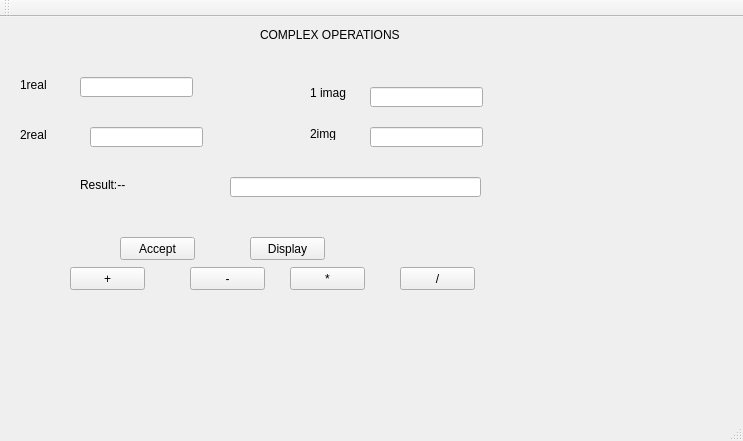
<?xml version="1.0" encoding="UTF-8"?>
<ui version="4.0">
 <class>complex</class>
 <widget class="QMainWindow" name="complex">
  <property name="geometry">
   <rect>
    <x>0</x>
    <y>0</y>
    <width>743</width>
    <height>441</height>
   </rect>
  </property>
  <property name="windowTitle">
   <string>complex</string>
  </property>
  <widget class="QWidget" name="centralWidget">
   <widget class="QLabel" name="label">
    <property name="geometry">
     <rect>
      <x>260</x>
      <y>10</y>
      <width>151</width>
      <height>16</height>
     </rect>
    </property>
    <property name="text">
     <string>COMPLEX OPERATIONS</string>
    </property>
   </widget>
   <widget class="QLabel" name="label_2">
    <property name="geometry">
     <rect>
      <x>20</x>
      <y>60</y>
      <width>91</width>
      <height>16</height>
     </rect>
    </property>
    <property name="text">
     <string>1real</string>
    </property>
   </widget>
   <widget class="QLabel" name="label_3">
    <property name="geometry">
     <rect>
      <x>310</x>
      <y>110</y>
      <width>46</width>
      <height>13</height>
     </rect>
    </property>
    <property name="text">
     <string>2img</string>
    </property>
   </widget>
   <widget class="QLabel" name="label_4">
    <property name="geometry">
     <rect>
      <x>20</x>
      <y>110</y>
      <width>91</width>
      <height>16</height>
     </rect>
    </property>
    <property name="text">
     <string>2real</string>
    </property>
   </widget>
   <widget class="QLabel" name="label_5">
    <property name="geometry">
     <rect>
      <x>310</x>
      <y>60</y>
      <width>46</width>
      <height>32</height>
     </rect>
    </property>
    <property name="text">
     <string>1 imag</string>
    </property>
   </widget>
   <widget class="QLineEdit" name="lineEdit">
    <property name="geometry">
     <rect>
      <x>80</x>
      <y>60</y>
      <width>113</width>
      <height>20</height>
     </rect>
    </property>
   </widget>
   <widget class="QLineEdit" name="lineEdit_2">
    <property name="geometry">
     <rect>
      <x>370</x>
      <y>70</y>
      <width>113</width>
      <height>20</height>
     </rect>
    </property>
   </widget>
   <widget class="QLineEdit" name="lineEdit_3">
    <property name="geometry">
     <rect>
      <x>90</x>
      <y>110</y>
      <width>113</width>
      <height>20</height>
     </rect>
    </property>
   </widget>
   <widget class="QLineEdit" name="lineEdit_4">
    <property name="geometry">
     <rect>
      <x>370</x>
      <y>110</y>
      <width>113</width>
      <height>20</height>
     </rect>
    </property>
   </widget>
   <widget class="QPushButton" name="pushButton">
    <property name="geometry">
     <rect>
      <x>120</x>
      <y>220</y>
      <width>75</width>
      <height>23</height>
     </rect>
    </property>
    <property name="text">
     <string>Accept</string>
    </property>
   </widget>
   <widget class="QPushButton" name="pushButton_2">
    <property name="geometry">
     <rect>
      <x>250</x>
      <y>220</y>
      <width>75</width>
      <height>23</height>
     </rect>
    </property>
    <property name="text">
     <string>Display</string>
    </property>
   </widget>
   <widget class="QPushButton" name="pushButton_3">
    <property name="geometry">
     <rect>
      <x>70</x>
      <y>250</y>
      <width>75</width>
      <height>23</height>
     </rect>
    </property>
    <property name="text">
     <string>+</string>
    </property>
   </widget>
   <widget class="QPushButton" name="pushButton_4">
    <property name="geometry">
     <rect>
      <x>190</x>
      <y>250</y>
      <width>75</width>
      <height>23</height>
     </rect>
    </property>
    <property name="text">
     <string>-</string>
    </property>
   </widget>
   <widget class="QPushButton" name="pushButton_5">
    <property name="geometry">
     <rect>
      <x>290</x>
      <y>250</y>
      <width>75</width>
      <height>23</height>
     </rect>
    </property>
    <property name="text">
     <string>*</string>
    </property>
   </widget>
   <widget class="QPushButton" name="pushButton_6">
    <property name="geometry">
     <rect>
      <x>400</x>
      <y>250</y>
      <width>75</width>
      <height>23</height>
     </rect>
    </property>
    <property name="text">
     <string>/</string>
    </property>
   </widget>
   <widget class="QLineEdit" name="lineEdit_5">
    <property name="geometry">
     <rect>
      <x>230</x>
      <y>160</y>
      <width>251</width>
      <height>20</height>
     </rect>
    </property>
   </widget>
   <widget class="QLabel" name="label_6">
    <property name="geometry">
     <rect>
      <x>80</x>
      <y>160</y>
      <width>61</width>
      <height>16</height>
     </rect>
    </property>
    <property name="text">
     <string>Result:--</string>
    </property>
   </widget>
  </widget>
  <widget class="QMenuBar" name="menuBar">
   <property name="geometry">
    <rect>
     <x>0</x>
     <y>0</y>
     <width>743</width>
     <height>21</height>
    </rect>
   </property>
  </widget>
  <widget class="QToolBar" name="mainToolBar">
   <attribute name="toolBarArea">
    <enum>TopToolBarArea</enum>
   </attribute>
   <attribute name="toolBarBreak">
    <bool>false</bool>
   </attribute>
  </widget>
  <widget class="QStatusBar" name="statusBar"/>
 </widget>
 <layoutdefault spacing="6" margin="11"/>
 <resources/>
 <connections/>
</ui>
